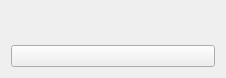
<?xml version="1.0" encoding="UTF-8"?>
<ui version="4.0">
 <class>AudioRedirectPickerWidget</class>
 <widget class="QWidget" name="AudioRedirectPickerWidget">
  <property name="geometry">
   <rect>
    <x>0</x>
    <y>0</y>
    <width>226</width>
    <height>78</height>
   </rect>
  </property>
  <property name="windowTitle">
   <string>Form</string>
  </property>
  <layout class="QVBoxLayout" name="verticalLayout">
   <property name="bottomMargin">
    <number>4</number>
   </property>
   <item>
    <widget class="QnWordWrappedLabel" name="redirectOptionLabel" native="true"/>
   </item>
   <item>
    <widget class="QWidget" name="redirectOptionDropdownWidget" native="true">
     <layout class="QHBoxLayout" name="horizontalLayout_3">
      <property name="spacing">
       <number>0</number>
      </property>
      <property name="leftMargin">
       <number>0</number>
      </property>
      <property name="topMargin">
       <number>0</number>
      </property>
      <property name="rightMargin">
       <number>0</number>
      </property>
      <property name="bottomMargin">
       <number>0</number>
      </property>
      <item>
       <widget class="QPushButton" name="redirectOptionDropdownButton">
        <property name="minimumSize">
         <size>
          <width>0</width>
          <height>20</height>
         </size>
        </property>
        <property name="maximumSize">
         <size>
          <width>16777215</width>
          <height>20</height>
         </size>
        </property>
        <property name="iconSize">
         <size>
          <width>20</width>
          <height>20</height>
         </size>
        </property>
        <property name="flat">
         <bool>true</bool>
        </property>
       </widget>
      </item>
      <item>
       <spacer name="horizontalSpacer1">
        <property name="orientation">
         <enum>Qt::Horizontal</enum>
        </property>
        <property name="sizeHint" stdset="0">
         <size>
          <width>0</width>
          <height>0</height>
         </size>
        </property>
       </spacer>
      </item>
     </layout>
    </widget>
   </item>
   <item>
    <widget class="QPushButton" name="devicePickerButton">
     <property name="text">
      <string/>
     </property>
    </widget>
   </item>
   <item>
    <widget class="QnWordWrappedLabel" name="errorLabel" native="true"/>
   </item>
  </layout>
 </widget>
 <customwidgets>
  <customwidget>
   <class>QnWordWrappedLabel</class>
   <extends>QWidget</extends>
   <header location="global">ui/widgets/word_wrapped_label.h</header>
   <container>1</container>
  </customwidget>
 </customwidgets>
 <resources/>
 <connections/>
</ui>
